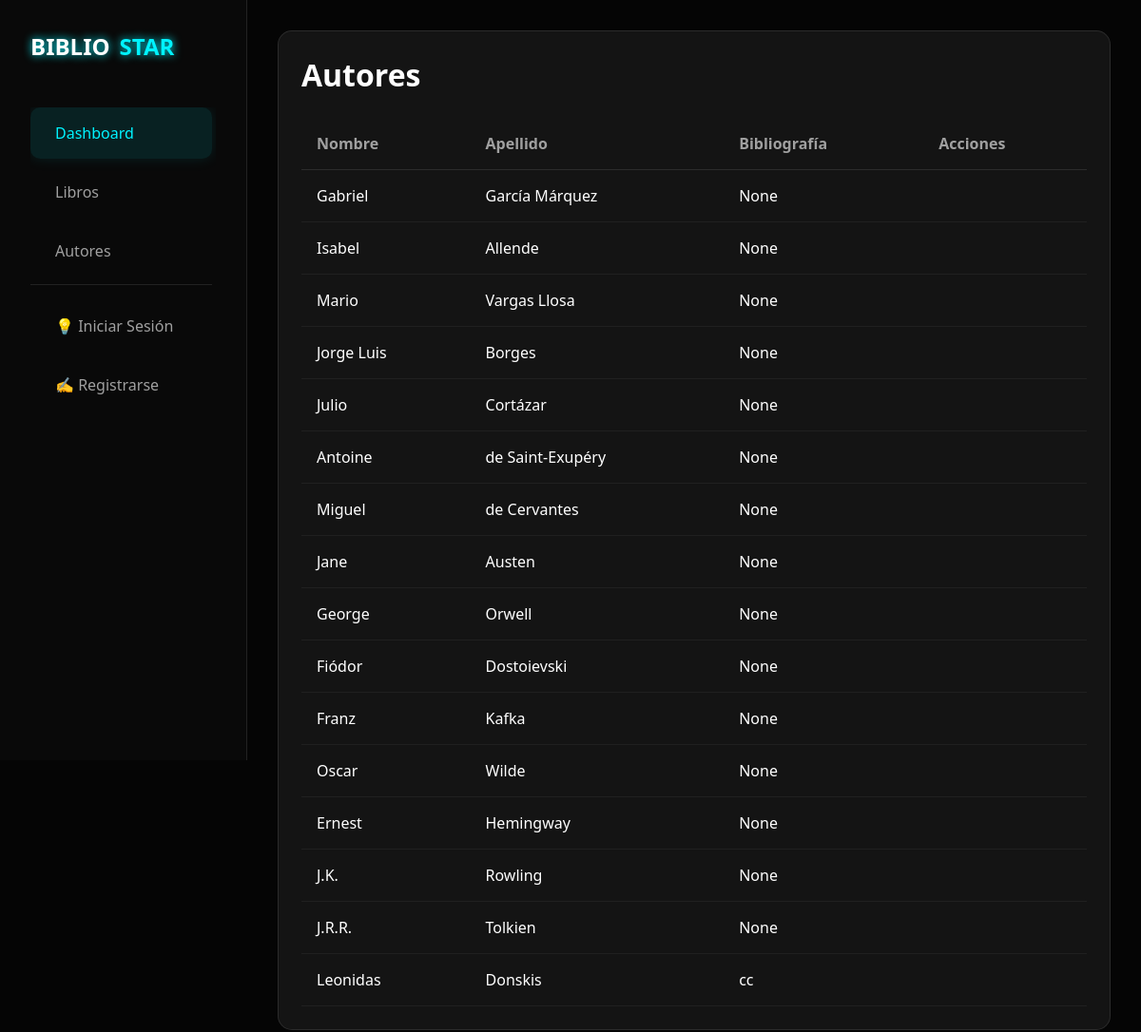
The page /autores/ on the database its author committed.
### gestion/models.py (models this page shows, shortened)
class Autor(models.Model):
    nombre=models.CharField(max_length=50)
    apellido=models.CharField(max_length=50)
    bibliografia  = models.CharField(max_length=200, blank= True, null= True)

### gestion/views.py (the view)
# urls.py: path('autores/', lista_autores, name="lista_autores"),
def lista_autores(request):
    autores = Autor.objects.all()
    return render(request, 'autores.html', {
        'autores': autores,
        'can_manage_authors': es_personal_bodega(request.user),
        'is_admin': es_admin(request.user)
    })

### gestion/views.py (called while the page is built)
def es_admin(user):
    return user.is_superuser or user.groups.filter(name='Administrador').exists()

def es_personal_bodega(user):
    return user.is_superuser or user.groups.filter(name__in=['Bodeguero', 'Administrador']).exists()

### gestion/templates/autores.html (shortened to what this page needs)
{% extends "index.html" %}
{% block contenido %}
<section class="recent-section">
    <div class="section-header">
        <h2>Autores</h2>
    </div>
    <table>
        <thead>
            <tr>
            <tr>
                <th>Nombre</th>
                <th>Apellido</th>
                <th>Bibliografía</th>
                <th>Acciones</th>
            </tr>
            </tr>
        </thead>
        <tbody>
            {% for autor in autores %}
            <tr>
                <td>{{ autor.nombre }}</td>
                <td>{{ autor.apellido }}</td>
                <td>{{ autor.bibliografia }}</td>
                <td>
                </td>
            </tr>
            {% empty %}
            <tr>
                <td colspan="3" style="text-align: center;">No hay autores registrados.</td>
            </tr>
            {% endfor %}
        </tbody>
    </table>
</section>
{% endblock %}

### gestion/templates/index.html (style rules this page uses)
:root { --bg-color: #050505; --card-bg: rgba(30, 30, 30, 0.6); --text-color: #ffffff; --text-muted: #a0a0a0; --neon-blue: #00f3ff; --neon-red: #ff0055; --neon-green: #00ff9d; --glass-border: 1px solid rgba(255, 255, 255, 0.1); }
* { margin: 0; padding: 0; box-sizing: border-box; font-family: 'Segoe UI', Tahoma, Geneva, Verdana, sans-serif; }
body { background-color: var(--bg-color); color: var(--text-color); min-height: 100vh; display: flex; }
h2 { font-size: 2rem; font-weight: 600; }
.recent-section { background: var(--card-bg); border-radius: 15px; border: var(--glass-border); padding: 1.5rem; }
.section-header { display: flex; justify-content: space-between; align-items: center; margin-bottom: 1.5rem; }
table { width: 100%; border-collapse: collapse; }
th { text-align: left; padding: 1rem; color: var(--text-muted); border-bottom: 1px solid rgba(255, 255, 255, 0.1); }
td { padding: 1rem; border-bottom: 1px solid rgba(255, 255, 255, 0.05); }

### rows shown on the page
Autor: nombre "Gabriel", apellido "García Márquez", bibliografia "None"
Autor: nombre "Isabel", apellido "Allende", bibliografia "None"
Autor: nombre "Mario", apellido "Vargas Llosa", bibliografia "None"
Autor: nombre "Jorge Luis", apellido "Borges", bibliografia "None"
Autor: nombre "Julio", apellido "Cortázar", bibliografia "None"
Autor: nombre "Antoine", apellido "de Saint-Exupéry", bibliografia "None"
Autor: nombre "Miguel", apellido "de Cervantes", bibliografia "None"
Autor: nombre "Jane", apellido "Austen", bibliografia "None"
Autor: nombre "George", apellido "Orwell", bibliografia "None"
Autor: nombre "Fiódor", apellido "Dostoievski", bibliografia "None"
Autor: nombre "Franz", apellido "Kafka", bibliografia "None"
Autor: nombre "Oscar", apellido "Wilde", bibliografia "None"
Autor: nombre "Ernest", apellido "Hemingway", bibliografia "None"
Autor: nombre "J.K.", apellido "Rowling", bibliografia "None"
Autor: nombre "J.R.R.", apellido "Tolkien", bibliografia "None"
Autor: nombre "Leonidas", apellido "Donskis", bibliografia "cc"
